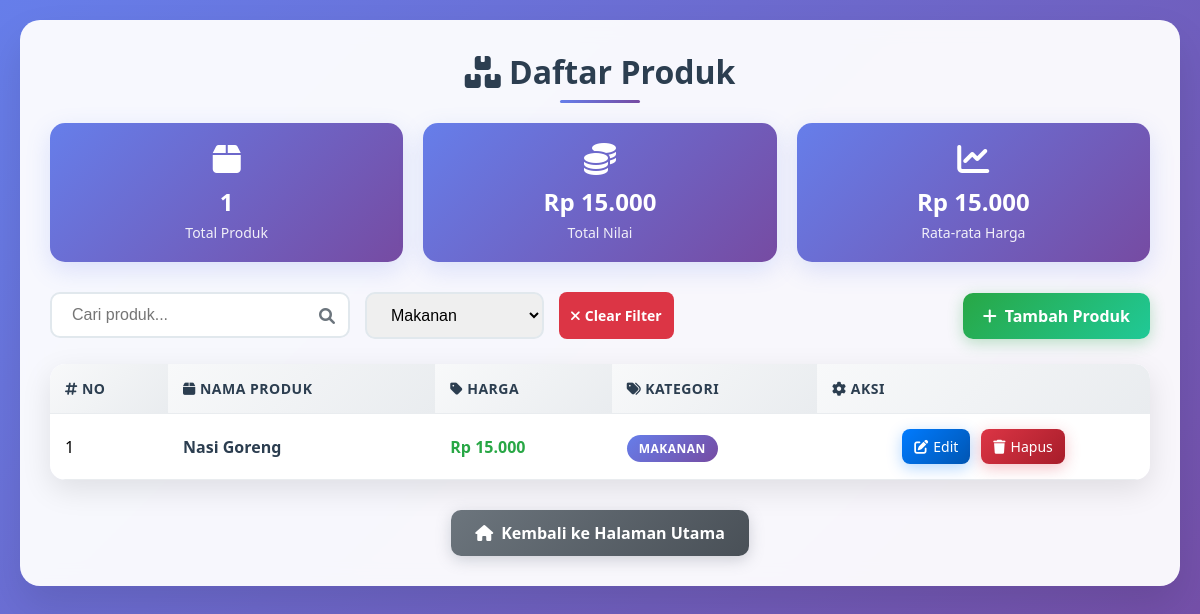
The app's page /jual/produk/index.php?kategori=2 with its own data.
### tables this page shows
CREATE TABLE IF NOT EXISTS produk (
    id INT AUTO_INCREMENT PRIMARY KEY,
    nama VARCHAR(100) NOT NULL,
    harga INT NOT NULL,
    kategori_id INT,
    FOREIGN KEY (kategori_id) REFERENCES kategori(id) ON DELETE SET NULL
);

CREATE TABLE IF NOT EXISTS kategori (
    id INT AUTO_INCREMENT PRIMARY KEY,
    nama VARCHAR(100) NOT NULL
);

### jual/produk/index.php (the view, shortened to what this page needs)
<?php
include '../config/koneksi.php';
$limit = 10;
$page = isset($_GET['page']) ? (int)$_GET['page'] : 1;
$offset = ($page - 1) * $limit;
$search = isset($_GET['search']) ? mysqli_real_escape_string($koneksi, $_GET['search']) : '';
$kategori_filter = isset($_GET['kategori']) ? (int)$_GET['kategori'] : '';
$where_conditions = [];
if (!empty($kategori_filter)) {
    $where_conditions[] = "produk.kategori_id = $kategori_filter";
}
$where_clause = !empty($where_conditions) ? "WHERE " . implode(" AND ", $where_conditions) : "";
$query = "SELECT produk.*, kategori.nama AS kategori_nama
          FROM produk
          LEFT JOIN kategori ON produk.kategori_id = kategori.id
          $where_clause
          ORDER BY produk.id DESC
          LIMIT $limit OFFSET $offset";
$result = mysqli_query($koneksi, $query);
$kategori_query = "SELECT * FROM kategori ORDER BY nama ASC";
$kategori_result = mysqli_query($koneksi, $kategori_query);
$stats_query = "SELECT
                  COUNT(*) as total_produk,
                  COALESCE(SUM(harga), 0) as total_nilai,
                  COALESCE(AVG(harga), 0) as rata_harga
                FROM produk $where_clause";
$stats_result = mysqli_query($koneksi, $stats_query);
$stats = mysqli_fetch_assoc($stats_result);
?>
<!DOCTYPE html>
<html lang="id">
<head>
    <link href="https://cdnjs.cloudflare.com/ajax/libs/font-awesome/6.0.0/css/all.min.css" rel="stylesheet">
</head>
<body>
<div class="container">
  <h2><i class="fas fa-boxes"></i> Daftar Produk</h2>
  <div class="stats-grid">
    <div class="stat-card">
      <i class="fas fa-box"></i>
      <h3><?php echo number_format($stats['total_produk']); ?></h3>
      <p>Total Produk</p>
    </div>
    <div class="stat-card">
      <i class="fas fa-coins"></i>
      <h3>Rp <?php echo number_format($stats['total_nilai'], 0, ',', '.'); ?></h3>
      <p>Total Nilai</p>
    </div>
    <div class="stat-card">
      <i class="fas fa-chart-line"></i>
      <h3>Rp <?php echo number_format($stats['rata_harga'], 0, ',', '.'); ?></h3>
      <p>Rata-rata Harga</p>
    </div>
  </div>
  <div class="controls">
    <div class="search-filter">
      <form method="GET" style="display: flex; gap: 15px; flex-wrap: wrap;">
        <div class="search-box">
          <input type="text" name="search" placeholder="Cari produk..." value="<?php echo htmlspecialchars($search); ?>">
          <i class="fas fa-search"></i>
        </div>
        <select name="kategori" class="filter-select" onchange="this.form.submit()">
          <?php while ($kategori = mysqli_fetch_assoc($kategori_result)): ?>
            <option value="<?php echo $kategori['id']; ?>" <?php echo ($kategori_filter == $kategori['id']) ? 'selected' : ''; ?>>
              <?php echo htmlspecialchars($kategori['nama']); ?>
            </option>
          <?php endwhile; ?>
        </select>
      </form>
      <?php if (!empty($search) || !empty($kategori_filter)): ?>
        <a href="index.php" class="clear-filter">
          <i class="fas fa-times"></i> Clear Filter
        </a>
      <?php endif; ?>
    </div>
    <a href="tambah.php" class="btn-add">
      <i class="fas fa-plus"></i> Tambah Produk
    </a>
  </div>
  <div class="table-wrapper">
    <table>
      <thead>
        <tr>
          <th><i class="fas fa-hashtag"></i> No</th>
          <th><i class="fas fa-box"></i> Nama Produk</th>
          <th><i class="fas fa-tag"></i> Harga</th>
          <th><i class="fas fa-tags"></i> Kategori</th>
          <th><i class="fas fa-cog"></i> Aksi</th>
        </tr>
      </thead>
      <tbody>
        <?php if (mysqli_num_rows($result) > 0): ?>
          <?php
          $no = $offset + 1;
          while ($row = mysqli_fetch_assoc($result)):
          ?>
            <tr>
              <td><?php echo $no; ?></td>
              <td class="product-name"><?php echo htmlspecialchars($row['nama']); ?></td>
              <td class="price">Rp <?php echo number_format($row['harga'], 0, ',', '.'); ?></td>
              <td>
                <?php if ($row['kategori_nama']): ?>
                  <span class="category-badge"><?php echo htmlspecialchars($row['kategori_nama']); ?></span>
                <?php else: ?>
                  <span style="color: #6c757d; font-style: italic;">Tidak ada kategori</span>
                <?php endif; ?>
              </td>
              <td>
                <div class="action-buttons">
                  <a href="edit.php?id=<?php echo $row['id']; ?>" class="btn-action btn-edit">
                    <i class="fas fa-edit"></i> Edit
                  </a>
                  <a href="hapus.php?id=<?php echo $row['id']; ?>" class="btn-action btn-delete"
                     onclick="return confirm('Apakah Anda yakin ingin menghapus produk \'<?php echo htmlspecialchars($row['nama']); ?>\'?')">
                    <i class="fas fa-trash"></i> Hapus
                  </a>
                </div>
              </td>
            </tr>
          <?php
          $no++;
          endwhile;
          ?>
        <?php endif; ?>
      </tbody>
    </table>
  </div>
  <div class="back-home">
    <a href="../index.php" class="btn-home">
      <i class="fas fa-home"></i> Kembali ke Halaman Utama
    </a>
  </div>
</div>
</body>
</html>

### jual/produk/index.php (style rules this page uses)
* { margin: 0; padding: 0; box-sizing: border-box; }
body { font-family: 'Segoe UI', Tahoma, Geneva, Verdana, sans-serif; background: linear-gradient(135deg, #667eea 0%, #764ba2 100%); min-height: 100vh; padding: 20px; }
.container { max-width: 1200px; margin: 0 auto; background: rgba(255, 255, 255, 0.95); backdrop-filter: blur(10px); border-radius: 20px; padding: 30px; box-shadow: 0 20px 40px rgba(0, 0, 0, 0.1); }
h2 { text-align: center; color: #2c3e50; margin-bottom: 30px; font-size: 32px; font-weight: 700; position: relative; }
h2::after { content: ''; position: absolute; bottom: -10px; left: 50%; transform: translateX(-50%); width: 80px; height: 3px; background: linear-gradient(90deg, #667eea, #764ba2); border-radius: 2px; }
.stats-grid { display: grid; grid-template-columns: repeat(auto-fit, minmax(200px, 1fr)); gap: 20px; margin-bottom: 30px; }
.stat-card { background: linear-gradient(135deg, #667eea 0%, #764ba2 100%); color: white; padding: 20px; border-radius: 15px; text-align: center; box-shadow: 0 8px 25px rgba(102, 126, 234, 0.2); transition: transform 0.3s ease; }
.stat-card i { font-size: 32px; margin-bottom: 10px; }
.stat-card h3 { font-size: 24px; margin-bottom: 5px; }
.stat-card p { font-size: 14px; opacity: 0.9; }
.controls { display: flex; justify-content: space-between; align-items: center; margin-bottom: 25px; flex-wrap: wrap; gap: 15px; }
.search-filter { display: flex; gap: 15px; flex-wrap: wrap; }
.search-box { position: relative; }
.search-box input { padding: 12px 45px 12px 20px; border: 2px solid #e1e8ed; border-radius: 10px; font-size: 16px; width: 300px; transition: all 0.3s ease; }
.search-box i { position: absolute; right: 15px; top: 50%; transform: translateY(-50%); color: #6c757d; }
.filter-select { padding: 12px 20px; border: 2px solid #e1e8ed; border-radius: 10px; font-size: 16px; cursor: pointer; transition: all 0.3s ease; }
.btn-add { text-decoration: none; color: white; background: linear-gradient(135deg, #28a745 0%, #20c997 100%); padding: 12px 20px; border-radius: 10px; font-size: 16px; font-weight: 600; transition: all 0.3s ease; display: inline-flex; align-items: center; gap: 8px; box-shadow: 0 4px 15px rgba(40, 167, 69, 0.3); }
.table-wrapper { overflow-x: auto; border-radius: 15px; box-shadow: 0 10px 30px rgba(0, 0, 0, 0.1); }
table { width: 100%; border-collapse: collapse; background-color: #fff; border-radius: 15px; overflow: hidden; }
table th, table td { padding: 15px; text-align: left; border-bottom: 1px solid #e9ecef; }
table th { background: linear-gradient(135deg, #f8f9fa 0%, #e9ecef 100%); color: #2c3e50; font-weight: 600; text-transform: uppercase; font-size: 14px; letter-spacing: 0.5px; }
.product-name { font-weight: 600; color: #2c3e50; }
.price { font-weight: 700; color: #28a745; font-size: 16px; }
.category-badge { background: linear-gradient(135deg, #667eea 0%, #764ba2 100%); color: white; padding: 5px 12px; border-radius: 20px; font-size: 12px; font-weight: 600; text-transform: uppercase; letter-spacing: 0.5px; }
.btn-action { padding: 8px 12px; border-radius: 8px; color: white; text-decoration: none; font-size: 14px; margin: 0 3px; transition: all 0.3s ease; display: inline-flex; align-items: center; gap: 5px; font-weight: 500; }
.btn-edit { background: linear-gradient(135deg, #007bff 0%, #0056b3 100%); box-shadow: 0 4px 15px rgba(0, 123, 255, 0.3); }
.btn-delete { background: linear-gradient(135deg, #dc3545 0%, #a71d2a 100%); box-shadow: 0 4px 15px rgba(220, 53, 69, 0.3); }
.back-home { text-align: center; margin-top: 30px; }
.btn-home { text-decoration: none; background: linear-gradient(135deg, #6c757d 0%, #495057 100%); color: white; padding: 12px 24px; border-radius: 10px; font-weight: 600; transition: all 0.3s ease; display: inline-flex; align-items: center; gap: 8px; box-shadow: 0 4px 15px rgba(108, 117, 125, 0.3); }
.clear-filter { background: #dc3545; color: white; padding: 8px 12px; border-radius: 8px; text-decoration: none; font-size: 14px; font-weight: 600; transition: all 0.3s ease; display: inline-flex; align-items: center; gap: 5px; }
.action-buttons { display: flex; gap: 5px; justify-content: center; }

### records on screen
produk: nama "Nasi Goreng", harga "15.000", kategori.nama "MAKANAN"

### other values on screen
$stats['total_produk'] "1"
$stats['total_nilai'] "15.000"
$stats['rata_harga'] "15.000"
form field kategori "Makanan"
